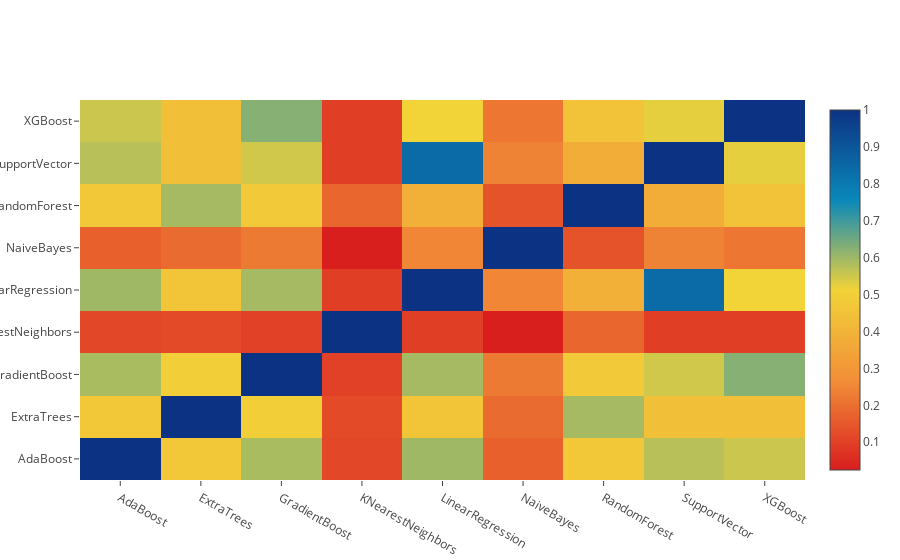

Write notebook code for a chart like this one.
### Markdown cell above
### Correlation Heatmap of Second-Level Training

### Code cell
data = [
    go.Heatmap(
        z= base_predictions_train.astype(float).corr().values ,
        x=base_predictions_train.columns.values,
        y= base_predictions_train.columns.values,
          colorscale='Portland',
            showscale=True,
            reversescale = True
    )
]
py.iplot(data, filename='labelled-heatmap')

### Figure 1 — Plotly figure (JSON) as saved in the notebook; plotly's stock layout.template omitted (floating-point values rounded to 4 significant figures)
{"data": [{"colorscale": "Portland", "reversescale": true, "showscale": true, "type": "heatmap", "x": ["AdaBoost", "ExtraTrees", "GradientBoost", "KNearestNeighbors", "LinearRegression", "NaiveBayes", "RandomForest", "SupportVector", "XGBoost"], "y": ["AdaBoost", "ExtraTrees", "GradientBoost", "KNearestNeighbors", "LinearRegression", "NaiveBayes", "RandomForest", "SupportVector", "XGBoost"], "z": [[1, 0.4715, 0.5883, 0.1131, 0.5995, 0.1688, 0.47, 0.5748, 0.5543], [0.4715, 1, 0.4971, 0.1195, 0.4613, 0.1903, 0.5938, 0.4459, 0.4399], [0.5883, 0.4971, 1, 0.1007, 0.5935, 0.224, 0.4776, 0.5487, 0.625], [0.1131, 0.1195, 0.1007, 1, 0.09433, 0.02489, 0.1796, 0.09652, 0.09541], [0.5995, 0.4613, 0.5935, 0.09433, 1, 0.2491, 0.3874, 0.8399, 0.512], [0.1688, 0.1903, 0.224, 0.02489, 0.2491, 1, 0.1386, 0.2429, 0.2163], [0.47, 0.5938, 0.4776, 0.1796, 0.3874, 0.1386, 1, 0.377, 0.4517], [0.5748, 0.4459, 0.5487, 0.09652, 0.8399, 0.2429, 0.377, 1, 0.5263], [0.5543, 0.4399, 0.625, 0.09541, 0.512, 0.2163, 0.4517, 0.5263, 1]]}], "layout": {}}
